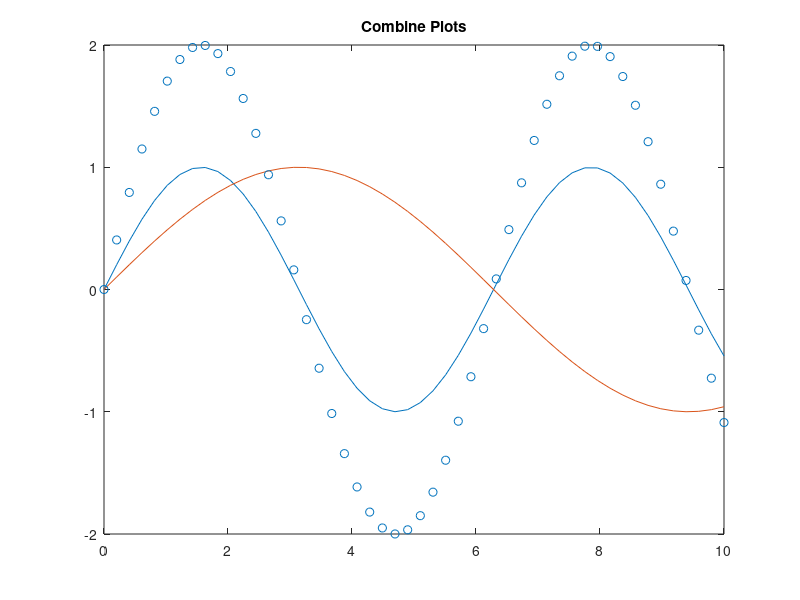

The MATLAB source for this figure:
% XXXXXXXXXXXXXXXXXXXXXXXXXXXX htet_playground_test_any_code_snippet XXXXXXXXXXXXXXXXXXXXXXXXXXXXXXXXXXXXXXX
%
% Author    :   Htet
% Date      :   Sep 11, 2019
% Function  :   dummy file that is used to test any code snippet in matlab
% XXXXXXXXXXXXXXXXXXXXXXXXXXXXXXXXXXXXXXXXXXXXXXXXXXXXXXXXXXXXXXXXXXXXXXXXXXXXXXXXXXXXXXXXXXXXXXXXXXXXXXXXXX

x = linspace(0,10,50);
y1 = sin(x);
plot(x,y1)
title('Combine Plots')

hold on

y2 = sin(x/2);
plot(x,y2)

y3 = 2*sin(x);
scatter(x,y3) 

hold off